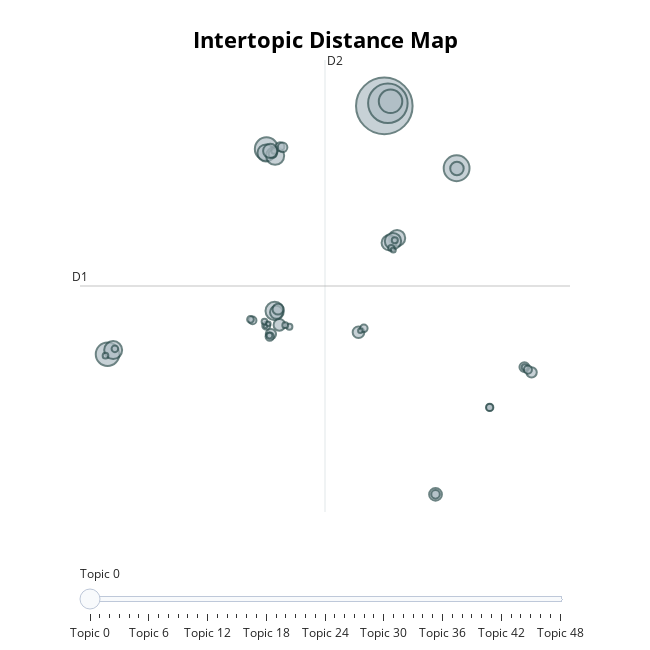

Notebook code for this chart:
### Code cell
bertopic_model.visualize_topics()

### Figure 1 — Plotly figure (JSON) as saved in the notebook; plotly's stock layout.template omitted (floating-point values rounded to 4 significant figures; data arrays with more than 128 entries replaced by an {"elided": "..."} marker saying what was removed)
{"data": [{"customdata": {"elided": "49x3 mixed values"}, "hovertemplate": "<b>Topic %{customdata[0]}</b><br>%{customdata[1]}<br>Size: %{customdata[2]}", "legendgroup": "", "marker": {"color": "#B0BEC5", "line": {"color": "DarkSlateGrey", "width": 2}, "size": [136379, 28423, 23638, 66506, 13759, 14321, 23091, 23542, 11299, 12501, 9526, 7058, 7745, 13950, 4493, 6967, 5817, 5040, 4600, 3357, 5737, 4192, 2980, 2438, 2690, 3091, 11369, 2528, 3924, 1833, 1902, 1552, 1880, 1639, 1382, 2707, 1390, 2303, 1452, 893, 1598, 8736, 1641, 2774, 1426, 1073, 1388, 563, 907], "sizemode": "area", "sizeref": 85.24, "symbol": "circle"}, "mode": "markers", "name": "", "orientation": "v", "showlegend": false, "type": "scatter", "x": [6.012, 10.01, -9.288, 6.209, -8.978, -0.04823, -0.5022, 6.357, 6.718, -0.5264, 6.274, 0.04913, 10.03, -0.02393, -0.2565, 8.844, 4.586, 0.136, 14.15, 0.2436, 0.2117, 13.76, -0.3216, 4.88, -0.1597, 8.844, 6.491, -1.269, 0.389, 11.84, -8.881, 0.7647, -1.387, 13.78, -9.401, -0.5143, -0.3354, 11.84, -0.07319, 4.69, 6.592, -0.2929, 6.396, 13.95, 0.5352, 6.508, -0.6125, -0.5526, -0.3998], "xaxis": "x", "y": [20.44, 15.73, 1.711, 20.64, 2.022, 4.966, 17.19, 20.78, 10.47, 16.89, 10.11, 4.871, 15.72, 16.68, 3.227, -8.862, 3.367, 5.109, 0.3415, 17.37, 3.922, 0.738, 3.047, 3.666, 16.82, -8.862, 10.24, 4.262, 17.31, -2.301, 2.118, 3.783, 4.337, 0.7172, 1.598, 3.855, 3.112, -2.3, 17.05, 3.474, 10.3, 17.04, 9.722, 0.5454, 3.897, 9.576, 4.175, 3.817, 4.006], "yaxis": "y"}], "layout": {"annotations": [{"showarrow": false, "text": "D1", "x": -10.81, "y": 6.855, "yshift": 10}, {"showarrow": false, "text": "D2", "x": 2.733, "xshift": 10, "y": 23.9}], "height": 650, "hoverlabel": {"bgcolor": "white", "font": {"family": "Rockwell", "size": 16}}, "legend": {"itemsizing": "constant", "tracegroupgap": 0}, "margin": {"t": 60}, "shapes": [{"line": {"color": "#CFD8DC", "width": 2}, "type": "line", "x0": 2.733, "x1": 2.733, "y0": -10.19, "y1": 23.9}, {"line": {"color": "#9E9E9E", "width": 2}, "type": "line", "x0": -10.81, "x1": 16.28, "y0": 6.855, "y1": 6.855}], "sliders": [{"active": 0, "pad": {"t": 50}, "steps": [{"args": [{"marker.color": [["red", "#B0BEC5", "#B0BEC5", "#B0BEC5", "#B0BEC5", "#B0BEC5", "#B0BEC5", "#B0BEC5", "#B0BEC5", "#B0BEC5", "#B0BEC5", "#B0BEC5", "#B0BEC5", "#B0BEC5", "#B0BEC5", "#B0BEC5", "#B0BEC5", "#B0BEC5", "#B0BEC5", "#B0BEC5", "#B0BEC5", "#B0BEC5", "#B0BEC5", "#B0BEC5", "#B0BEC5", "#B0BEC5", "#B0BEC5", "#B0BEC5", "#B0BEC5", "#B0BEC5", "#B0BEC5", "#B0BEC5", "#B0BEC5", "#B0BEC5", "#B0BEC5", "#B0BEC5", "#B0BEC5", "#B0BEC5", "#B0BEC5", "#B0BEC5", "#B0BEC5", "#B0BEC5", "#B0BEC5", "#B0BEC5", "#B0BEC5", "#B0BEC5", "#B0BEC5", "#B0BEC5", "#B0BEC5"]]}], "label": "Topic 0", "method": "update"}, {"args": [{"marker.color": [["#B0BEC5", "red", "#B0BEC5", "#B0BEC5", "#B0BEC5", "#B0BEC5", "#B0BEC5", "#B0BEC5", "#B0BEC5", "#B0BEC5", "#B0BEC5", "#B0BEC5", "#B0BEC5", "#B0BEC5", "#B0BEC5", "#B0BEC5", "#B0BEC5", "#B0BEC5", "#B0BEC5", "#B0BEC5", "#B0BEC5", "#B0BEC5", "#B0BEC5", "#B0BEC5", "#B0BEC5", "#B0BEC5", "#B0BEC5", "#B0BEC5", "#B0BEC5", "#B0BEC5", "#B0BEC5", "#B0BEC5", "#B0BEC5", "#B0BEC5", "#B0BEC5", "#B0BEC5", "#B0BEC5", "#B0BEC5", "#B0BEC5", "#B0BEC5", "#B0BEC5", "#B0BEC5", "#B0BEC5", "#B0BEC5", "#B0BEC5", "#B0BEC5", "#B0BEC5", "#B0BEC5", "#B0BEC5"]]}], "label": "Topic 1", "method": "update"}, {"args": [{"marker.color": [["#B0BEC5", "#B0BEC5", "red", "#B0BEC5", "#B0BEC5", "#B0BEC5", "#B0BEC5", "#B0BEC5", "#B0BEC5", "#B0BEC5", "#B0BEC5", "#B0BEC5", "#B0BEC5", "#B0BEC5", "#B0BEC5", "#B0BEC5", "#B0BEC5", "#B0BEC5", "#B0BEC5", "#B0BEC5", "#B0BEC5", "#B0BEC5", "#B0BEC5", "#B0BEC5", "#B0BEC5", "#B0BEC5", "#B0BEC5", "#B0BEC5", "#B0BEC5", "#B0BEC5", "#B0BEC5", "#B0BEC5", "#B0BEC5", "#B0BEC5", "#B0BEC5", "#B0BEC5", "#B0BEC5", "#B0BEC5", "#B0BEC5", "#B0BEC5", "#B0BEC5", "#B0BEC5", "#B0BEC5", "#B0BEC5", "#B0BEC5", "#B0BEC5", "#B0BEC5", "#B0BEC5", "#B0BEC5"]]}], "label": "Topic 2", "method": "update"}, {"args": [{"marker.color": [["#B0BEC5", "#B0BEC5", "#B0BEC5", "red", "#B0BEC5", "#B0BEC5", "#B0BEC5", "#B0BEC5", "#B0BEC5", "#B0BEC5", "#B0BEC5", "#B0BEC5", "#B0BEC5", "#B0BEC5", "#B0BEC5", "#B0BEC5", "#B0BEC5", "#B0BEC5", "#B0BEC5", "#B0BEC5", "#B0BEC5", "#B0BEC5", "#B0BEC5", "#B0BEC5", "#B0BEC5", "#B0BEC5", "#B0BEC5", "#B0BEC5", "#B0BEC5", "#B0BEC5", "#B0BEC5", "#B0BEC5", "#B0BEC5", "#B0BEC5", "#B0BEC5", "#B0BEC5", "#B0BEC5", "#B0BEC5", "#B0BEC5", "#B0BEC5", "#B0BEC5", "#B0BEC5", "#B0BEC5", "#B0BEC5", "#B0BEC5", "#B0BEC5", "#B0BEC5", "#B0BEC5", "#B0BEC5"]]}], "label": "Topic 3", "method": "update"}, {"args": [{"marker.color": [["#B0BEC5", "#B0BEC5", "#B0BEC5", "#B0BEC5", "red", "#B0BEC5", "#B0BEC5", "#B0BEC5", "#B0BEC5", "#B0BEC5", "#B0BEC5", "#B0BEC5", "#B0BEC5", "#B0BEC5", "#B0BEC5", "#B0BEC5", "#B0BEC5", "#B0BEC5", "#B0BEC5", "#B0BEC5", "#B0BEC5", "#B0BEC5", "#B0BEC5", "#B0BEC5", "#B0BEC5", "#B0BEC5", "#B0BEC5", "#B0BEC5", "#B0BEC5", "#B0BEC5", "#B0BEC5", "#B0BEC5", "#B0BEC5", "#B0BEC5", "#B0BEC5", "#B0BEC5", "#B0BEC5", "#B0BEC5", "#B0BEC5", "#B0BEC5", "#B0BEC5", "#B0BEC5", "#B0BEC5", "#B0BEC5", "#B0BEC5", "#B0BEC5", "#B0BEC5", "#B0BEC5", "#B0BEC5"]]}], "label": "Topic 4", "method": "update"}, {"args": [{"marker.color": [["#B0BEC5", "#B0BEC5", "#B0BEC5", "#B0BEC5", "#B0BEC5", "red", "#B0BEC5", "#B0BEC5", "#B0BEC5", "#B0BEC5", "#B0BEC5", "#B0BEC5", "#B0BEC5", "#B0BEC5", "#B0BEC5", "#B0BEC5", "#B0BEC5", "#B0BEC5", "#B0BEC5", "#B0BEC5", "#B0BEC5", "#B0BEC5", "#B0BEC5", "#B0BEC5", "#B0BEC5", "#B0BEC5", "#B0BEC5", "#B0BEC5", "#B0BEC5", "#B0BEC5", "#B0BEC5", "#B0BEC5", "#B0BEC5", "#B0BEC5", "#B0BEC5", "#B0BEC5", "#B0BEC5", "#B0BEC5", "#B0BEC5", "#B0BEC5", "#B0BEC5", "#B0BEC5", "#B0BEC5", "#B0BEC5", "#B0BEC5", "#B0BEC5", "#B0BEC5", "#B0BEC5", "#B0BEC5"]]}], "label": "Topic 5", "method": "update"}, {"args": [{"marker.color": [["#B0BEC5", "#B0BEC5", "#B0BEC5", "#B0BEC5", "#B0BEC5", "#B0BEC5", "red", "#B0BEC5", "#B0BEC5", "#B0BEC5", "#B0BEC5", "#B0BEC5", "#B0BEC5", "#B0BEC5", "#B0BEC5", "#B0BEC5", "#B0BEC5", "#B0BEC5", "#B0BEC5", "#B0BEC5", "#B0BEC5", "#B0BEC5", "#B0BEC5", "#B0BEC5", "#B0BEC5", "#B0BEC5", "#B0BEC5", "#B0BEC5", "#B0BEC5", "#B0BEC5", "#B0BEC5", "#B0BEC5", "#B0BEC5", "#B0BEC5", "#B0BEC5", "#B0BEC5", "#B0BEC5", "#B0BEC5", "#B0BEC5", "#B0BEC5", "#B0BEC5", "#B0BEC5", "#B0BEC5", "#B0BEC5", "#B0BEC5", "#B0BEC5", "#B0BEC5", "#B0BEC5", "#B0BEC5"]]}], "label": "Topic 6", "method": "update"}, {"args": [{"marker.color": [["#B0BEC5", "#B0BEC5", "#B0BEC5", "#B0BEC5", "#B0BEC5", "#B0BEC5", "#B0BEC5", "red", "#B0BEC5", "#B0BEC5", "#B0BEC5", "#B0BEC5", "#B0BEC5", "#B0BEC5", "#B0BEC5", "#B0BEC5", "#B0BEC5", "#B0BEC5", "#B0BEC5", "#B0BEC5", "#B0BEC5", "#B0BEC5", "#B0BEC5", "#B0BEC5", "#B0BEC5", "#B0BEC5", "#B0BEC5", "#B0BEC5", "#B0BEC5", "#B0BEC5", "#B0BEC5", "#B0BEC5", "#B0BEC5", "#B0BEC5", "#B0BEC5", "#B0BEC5", "#B0BEC5", "#B0BEC5", "#B0BEC5", "#B0BEC5", "#B0BEC5", "#B0BEC5", "#B0BEC5", "#B0BEC5", "#B0BEC5", "#B0BEC5", "#B0BEC5", "#B0BEC5", "#B0BEC5"]]}], "label": "Topic 7", "method": "update"}, {"args": [{"marker.color": [["#B0BEC5", "#B0BEC5", "#B0BEC5", "#B0BEC5", "#B0BEC5", "#B0BEC5", "#B0BEC5", "#B0BEC5", "red", "#B0BEC5", "#B0BEC5", "#B0BEC5", "#B0BEC5", "#B0BEC5", "#B0BEC5", "#B0BEC5", "#B0BEC5", "#B0BEC5", "#B0BEC5", "#B0BEC5", "#B0BEC5", "#B0BEC5", "#B0BEC5", "#B0BEC5", "#B0BEC5", "#B0BEC5", "#B0BEC5", "#B0BEC5", "#B0BEC5", "#B0BEC5", "#B0BEC5", "#B0BEC5", "#B0BEC5", "#B0BEC5", "#B0BEC5", "#B0BEC5", "#B0BEC5", "#B0BEC5", "#B0BEC5", "#B0BEC5", "#B0BEC5", "#B0BEC5", "#B0BEC5", "#B0BEC5", "#B0BEC5", "#B0BEC5", "#B0BEC5", "#B0BEC5", "#B0BEC5"]]}], "label": "Topic 8", "method": "update"}, {"args": [{"marker.color": [["#B0BEC5", "#B0BEC5", "#B0BEC5", "#B0BEC5", "#B0BEC5", "#B0BEC5", "#B0BEC5", "#B0BEC5", "#B0BEC5", "red", "#B0BEC5", "#B0BEC5", "#B0BEC5", "#B0BEC5", "#B0BEC5", "#B0BEC5", "#B0BEC5", "#B0BEC5", "#B0BEC5", "#B0BEC5", "#B0BEC5", "#B0BEC5", "#B0BEC5", "#B0BEC5", "#B0BEC5", "#B0BEC5", "#B0BEC5", "#B0BEC5", "#B0BEC5", "#B0BEC5", "#B0BEC5", "#B0BEC5", "#B0BEC5", "#B0BEC5", "#B0BEC5", "#B0BEC5", "#B0BEC5", "#B0BEC5", "#B0BEC5", "#B0BEC5", "#B0BEC5", "#B0BEC5", "#B0BEC5", "#B0BEC5", "#B0BEC5", "#B0BEC5", "#B0BEC5", "#B0BEC5", "#B0BEC5"]]}], "label": "Topic 9", "method": "update"}, {"args": [{"marker.color": [["#B0BEC5", "#B0BEC5", "#B0BEC5", "#B0BEC5", "#B0BEC5", "#B0BEC5", "#B0BEC5", "#B0BEC5", "#B0BEC5", "#B0BEC5", "red", "#B0BEC5", "#B0BEC5", "#B0BEC5", "#B0BEC5", "#B0BEC5", "#B0BEC5", "#B0BEC5", "#B0BEC5", "#B0BEC5", "#B0BEC5", "#B0BEC5", "#B0BEC5", "#B0BEC5", "#B0BEC5", "#B0BEC5", "#B0BEC5", "#B0BEC5", "#B0BEC5", "#B0BEC5", "#B0BEC5", "#B0BEC5", "#B0BEC5", "#B0BEC5", "#B0BEC5", "#B0BEC5", "#B0BEC5", "#B0BEC5", "#B0BEC5", "#B0BEC5", "#B0BEC5", "#B0BEC5", "#B0BEC5", "#B0BEC5", "#B0BEC5", "#B0BEC5", "#B0BEC5", "#B0BEC5", "#B0BEC5"]]}], "label": "Topic 10", "method": "update"}, {"args": [{"marker.color": [["#B0BEC5", "#B0BEC5", "#B0BEC5", "#B0BEC5", "#B0BEC5", "#B0BEC5", "#B0BEC5", "#B0BEC5", "#B0BEC5", "#B0BEC5", "#B0BEC5", "red", "#B0BEC5", "#B0BEC5", "#B0BEC5", "#B0BEC5", "#B0BEC5", "#B0BEC5", "#B0BEC5", "#B0BEC5", "#B0BEC5", "#B0BEC5", "#B0BEC5", "#B0BEC5", "#B0BEC5", "#B0BEC5", "#B0BEC5", "#B0BEC5", "#B0BEC5", "#B0BEC5", "#B0BEC5", "#B0BEC5", "#B0BEC5", "#B0BEC5", "#B0BEC5", "#B0BEC5", "#B0BEC5", "#B0BEC5", "#B0BEC5", "#B0BEC5", "#B0BEC5", "#B0BEC5", "#B0BEC5", "#B0BEC5", "#B0BEC5", "#B0BEC5", "#B0BEC5", "#B0BEC5", "#B0BEC5"]]}], "label": "Topic 11", "method": "update"}, {"args": [{"marker.color": [["#B0BEC5", "#B0BEC5", "#B0BEC5", "#B0BEC5", "#B0BEC5", "#B0BEC5", "#B0BEC5", "#B0BEC5", "#B0BEC5", "#B0BEC5", "#B0BEC5", "#B0BEC5", "red", "#B0BEC5", "#B0BEC5", "#B0BEC5", "#B0BEC5", "#B0BEC5", "#B0BEC5", "#B0BEC5", "#B0BEC5", "#B0BEC5", "#B0BEC5", "#B0BEC5", "#B0BEC5", "#B0BEC5", "#B0BEC5", "#B0BEC5", "#B0BEC5", "#B0BEC5", "#B0BEC5", "#B0BEC5", "#B0BEC5", "#B0BEC5", "#B0BEC5", "#B0BEC5", "#B0BEC5", "#B0BEC5", "#B0BEC5", "#B0BEC5", "#B0BEC5", "#B0BEC5", "#B0BEC5", "#B0BEC5", "#B0BEC5", "#B0BEC5", "#B0BEC5", "#B0BEC5", "#B0BEC5"]]}], "label": "Topic 12", "method": "update"}, {"args": [{"marker.color": [["#B0BEC5", "#B0BEC5", "#B0BEC5", "#B0BEC5", "#B0BEC5", "#B0BEC5", "#B0BEC5", "#B0BEC5", "#B0BEC5", "#B0BEC5", "#B0BEC5", "#B0BEC5", "#B0BEC5", "red", "#B0BEC5", "#B0BEC5", "#B0BEC5", "#B0BEC5", "#B0BEC5", "#B0BEC5", "#B0BEC5", "#B0BEC5", "#B0BEC5", "#B0BEC5", "#B0BEC5", "#B0BEC5", "#B0BEC5", "#B0BEC5", "#B0BEC5", "#B0BEC5", "#B0BEC5", "#B0BEC5", "#B0BEC5", "#B0BEC5", "#B0BEC5", "#B0BEC5", "#B0BEC5", "#B0BEC5", "#B0BEC5", "#B0BEC5", "#B0BEC5", "#B0BEC5", "#B0BEC5", "#B0BEC5", "#B0BEC5", "#B0BEC5", "#B0BEC5", "#B0BEC5", "#B0BEC5"]]}], "label": "Topic 13", "method": "update"}, {"args": [{"marker.color": [["#B0BEC5", "#B0BEC5", "#B0BEC5", "#B0BEC5", "#B0BEC5", "#B0BEC5", "#B0BEC5", "#B0BEC5", "#B0BEC5", "#B0BEC5", "#B0BEC5", "#B0BEC5", "#B0BEC5", "#B0BEC5", "red", "#B0BEC5", "#B0BEC5", "#B0BEC5", "#B0BEC5", "#B0BEC5", "#B0BEC5", "#B0BEC5", "#B0BEC5", "#B0BEC5", "#B0BEC5", "#B0BEC5", "#B0BEC5", "#B0BEC5", "#B0BEC5", "#B0BEC5", "#B0BEC5", "#B0BEC5", "#B0BEC5", "#B0BEC5", "#B0BEC5", "#B0BEC5", "#B0BEC5", "#B0BEC5", "#B0BEC5", "#B0BEC5", "#B0BEC5", "#B0BEC5", "#B0BEC5", "#B0BEC5", "#B0BEC5", "#B0BEC5", "#B0BEC5", "#B0BEC5", "#B0BEC5"]]}], "label": "Topic 14", "method": "update"}, {"args": [{"marker.color": [["#B0BEC5", "#B0BEC5", "#B0BEC5", "#B0BEC5", "#B0BEC5", "#B0BEC5", "#B0BEC5", "#B0BEC5", "#B0BEC5", "#B0BEC5", "#B0BEC5", "#B0BEC5", "#B0BEC5", "#B0BEC5", "#B0BEC5", "red", "#B0BEC5", "#B0BEC5", "#B0BEC5", "#B0BEC5", "#B0BEC5", "#B0BEC5", "#B0BEC5", "#B0BEC5", "#B0BEC5", "#B0BEC5", "#B0BEC5", "#B0BEC5", "#B0BEC5", "#B0BEC5", "#B0BEC5", "#B0BEC5", "#B0BEC5", "#B0BEC5", "#B0BEC5", "#B0BEC5", "#B0BEC5", "#B0BEC5", "#B0BEC5", "#B0BEC5", "#B0BEC5", "#B0BEC5", "#B0BEC5", "#B0BEC5", "#B0BEC5", "#B0BEC5", "#B0BEC5", "#B0BEC5", "#B0BEC5"]]}], "label": "Topic 15", "method": "update"}, {"args": [{"marker.color": [["#B0BEC5", "#B0BEC5", "#B0BEC5", "#B0BEC5", "#B0BEC5", "#B0BEC5", "#B0BEC5", "#B0BEC5", "#B0BEC5", "#B0BEC5", "#B0BEC5", "#B0BEC5", "#B0BEC5", "#B0BEC5", "#B0BEC5", "#B0BEC5", "red", "#B0BEC5", "#B0BEC5", "#B0BEC5", "#B0BEC5", "#B0BEC5", "#B0BEC5", "#B0BEC5", "#B0BEC5", "#B0BEC5", "#B0BEC5", "#B0BEC5", "#B0BEC5", "#B0BEC5", "#B0BEC5", "#B0BEC5", "#B0BEC5", "#B0BEC5", "#B0BEC5", "#B0BEC5", "#B0BEC5", "#B0BEC5", "#B0BEC5", "#B0BEC5", "#B0BEC5", "#B0BEC5", "#B0BEC5", "#B0BEC5", "#B0BEC5", "#B0BEC5", "#B0BEC5", "#B0BEC5", "#B0BEC5"]]}], "label": "Topic 16", "method": "update"}, {"args": [{"marker.color": [["#B0BEC5", "#B0BEC5", "#B0BEC5", "#B0BEC5", "#B0BEC5", "#B0BEC5", "#B0BEC5", "#B0BEC5", "#B0BEC5", "#B0BEC5", "#B0BEC5", "#B0BEC5", "#B0BEC5", "#B0BEC5", "#B0BEC5", "#B0BEC5", "#B0BEC5", "red", "#B0BEC5", "#B0BEC5", "#B0BEC5", "#B0BEC5", "#B0BEC5", "#B0BEC5", "#B0BEC5", "#B0BEC5", "#B0BEC5", "#B0BEC5", "#B0BEC5", "#B0BEC5", "#B0BEC5", "#B0BEC5", "#B0BEC5", "#B0BEC5", "#B0BEC5", "#B0BEC5", "#B0BEC5", "#B0BEC5", "#B0BEC5", "#B0BEC5", "#B0BEC5", "#B0BEC5", "#B0BEC5", "#B0BEC5", "#B0BEC5", "#B0BEC5", "#B0BEC5", "#B0BEC5", "#B0BEC5"]]}], "label": "Topic 17", "method": "update"}, {"args": [{"marker.color": [["#B0BEC5", "#B0BEC5", "#B0BEC5", "#B0BEC5", "#B0BEC5", "#B0BEC5", "#B0BEC5", "#B0BEC5", "#B0BEC5", "#B0BEC5", "#B0BEC5", "#B0BEC5", "#B0BEC5", "#B0BEC5", "#B0BEC5", "#B0BEC5", "#B0BEC5", "#B0BEC5", "red", "#B0BEC5", "#B0BEC5", "#B0BEC5", "#B0BEC5", "#B0BEC5", "#B0BEC5", "#B0BEC5", "#B0BEC5", "#B0BEC5", "#B0BEC5", "#B0BEC5", "#B0BEC5", "#B0BEC5", "#B0BEC5", "#B0BEC5", "#B0BEC5", "#B0BEC5", "#B0BEC5", "#B0BEC5", "#B0BEC5", "#B0BEC5", "#B0BEC5", "#B0BEC5", "#B0BEC5", "#B0BEC5", "#B0BEC5", "#B0BEC5", "#B0BEC5", "#B0BEC5", "#B0BEC5"]]}], "label": "Topic 18", "method": "update"}, {"args": [{"marker.color": [["#B0BEC5", "#B0BEC5", "#B0BEC5", "#B0BEC5", "#B0BEC5", "#B0BEC5", "#B0BEC5", "#B0BEC5", "#B0BEC5", "#B0BEC5", "#B0BEC5", "#B0BEC5", "#B0BEC5", "#B0BEC5", "#B0BEC5", "#B0BEC5", "#B0BEC5", "#B0BEC5", "#B0BEC5", "red", "#B0BEC5", "#B0BEC5", "#B0BEC5", "#B0BEC5", "#B0BEC5", "#B0BEC5", "#B0BEC5", "#B0BEC5", "#B0BEC5", "#B0BEC5", "#B0BEC5", "#B0BEC5", "#B0BEC5", "#B0BEC5", "#B0BEC5", "#B0BEC5", "#B0BEC5", "#B0BEC5", "#B0BEC5", "#B0BEC5", "#B0BEC5", "#B0BEC5", "#B0BEC5", "#B0BEC5", "#B0BEC5", "#B0BEC5", "#B0BEC5", "#B0BEC5", "#B0BEC5"]]}], "label": "Topic 19", "method": "update"}, {"args": [{"marker.color": [["#B0BEC5", "#B0BEC5", "#B0BEC5", "#B0BEC5", "#B0BEC5", "#B0BEC5", "#B0BEC5", "#B0BEC5", "#B0BEC5", "#B0BEC5", "#B0BEC5", "#B0BEC5", "#B0BEC5", "#B0BEC5", "#B0BEC5", "#B0BEC5", "#B0BEC5", "#B0BEC5", "#B0BEC5", "#B0BEC5", "red", "#B0BEC5", "#B0BEC5", "#B0BEC5", "#B0BEC5", "#B0BEC5", "#B0BEC5", "#B0BEC5", "#B0BEC5", "#B0BEC5", "#B0BEC5", "#B0BEC5", "#B0BEC5", "#B0BEC5", "#B0BEC5", "#B0BEC5", "#B0BEC5", "#B0BEC5", "#B0BEC5", "#B0BEC5", "#B0BEC5", "#B0BEC5", "#B0BEC5", "#B0BEC5", "#B0BEC5", "#B0BEC5", "#B0BEC5", "#B0BEC5", "#B0BEC5"]]}], "label": "Topic 20", "method": "update"}, {"args": [{"marker.color": [["#B0BEC5", "#B0BEC5", "#B0BEC5", "#B0BEC5", "#B0BEC5", "#B0BEC5", "#B0BEC5", "#B0BEC5", "#B0BEC5", "#B0BEC5", "#B0BEC5", "#B0BEC5", "#B0BEC5", "#B0BEC5", "#B0BEC5", "#B0BEC5", "#B0BEC5", "#B0BEC5", "#B0BEC5", "#B0BEC5", "#B0BEC5", "red", "#B0BEC5", "#B0BEC5", "#B0BEC5", "#B0BEC5", "#B0BEC5", "#B0BEC5", "#B0BEC5", "#B0BEC5", "#B0BEC5", "#B0BEC5", "#B0BEC5", "#B0BEC5", "#B0BEC5", "#B0BEC5", "#B0BEC5", "#B0BEC5", "#B0BEC5", "#B0BEC5", "#B0BEC5", "#B0BEC5", "#B0BEC5", "#B0BEC5", "#B0BEC5", "#B0BEC5", "#B0BEC5", "#B0BEC5", "#B0BEC5"]]}], "label": "Topic 21", "method": "update"}, {"args": [{"marker.color": [["#B0BEC5", "#B0BEC5", "#B0BEC5", "#B0BEC5", "#B0BEC5", "#B0BEC5", "#B0BEC5", "#B0BEC5", "#B0BEC5", "#B0BEC5", "#B0BEC5", "#B0BEC5", "#B0BEC5", "#B0BEC5", "#B0BEC5", "#B0BEC5", "#B0BEC5", "#B0BEC5", "#B0BEC5", "#B0BEC5", "#B0BEC5", "#B0BEC5", "red", "#B0BEC5", "#B0BEC5", "#B0BEC5", "#B0BEC5", "#B0BEC5", "#B0BEC5", "#B0BEC5", "#B0BEC5", "#B0BEC5", "#B0BEC5", "#B0BEC5", "#B0BEC5", "#B0BEC5", "#B0BEC5", "#B0BEC5", "#B0BEC5", "#B0BEC5", "#B0BEC5", "#B0BEC5", "#B0BEC5", "#B0BEC5", "#B0BEC5", "#B0BEC5", "#B0BEC5", "#B0BEC5", "#B0BEC5"]]}], "label": "Topic 22", "method": "update"}, {"args": [{"marker.color": [["#B0BEC5", "#B0BEC5", "#B0BEC5", "#B0BEC5", "#B0BEC5", "#B0BEC5", "#B0BEC5", "#B0BEC5", "#B0BEC5", "#B0BEC5", "#B0BEC5", "#B0BEC5", "#B0BEC5", "#B0BEC5", "#B0BEC5", "#B0BEC5", "#B0BEC5", "#B0BEC5", "#B0BEC5", "#B0BEC5", "#B0BEC5", "#B0BEC5", "#B0BEC5", "red", "#B0BEC5", "#B0BEC5", "#B0BEC5", "#B0BEC5", "#B0BEC5", "#B0BEC5", "#B0BEC5", "#B0BEC5", "#B0BEC5", "#B0BEC5", "#B0BEC5", "#B0BEC5", "#B0BEC5", "#B0BEC5", "#B0BEC5", "#B0BEC5", "#B0BEC5", "#B0BEC5", "#B0BEC5", "#B0BEC5", "#B0BEC5", "#B0BEC5", "#B0BEC5", "#B0BEC5", "#B0BEC5"]]}], "label": "Topic 23", "method": "update"}, {"args": [{"marker.color": [["#B0BEC5", "#B0BEC5", "#B0BEC5", "#B0BEC5", "#B0BEC5", "#B0BEC5", "#B0BEC5", "#B0BEC5", "#B0BEC5", "#B0BEC5", "#B0BEC5", "#B0BEC5", "#B0BEC5", "#B0BEC5", "#B0BEC5", "#B0BEC5", "#B0BEC5", "#B0BEC5", "#B0BEC5", "#B0BEC5", "#B0BEC5", "#B0BEC5", "#B0BEC5", "#B0BEC5", "red", "#B0BEC5", "#B0BEC5", "#B0BEC5", "#B0BEC5", "#B0BEC5", "#B0BEC5", "#B0BEC5", "#B0BEC5", "#B0BEC5", "#B0BEC5", "#B0BEC5", "#B0BEC5", "#B0BEC5", "#B0BEC5", "#B0BEC5", "#B0BEC5", "#B0BEC5", "#B0BEC5", "#B0BEC5", "#B0BEC5", "#B0BEC5", "#B0BEC5", "#B0BEC5", "#B0BEC5"]]}], "label": "Topic 24", "method": "update"}, {"args": [{"marker.color": [["#B0BEC5", "#B0BEC5", "#B0BEC5", "#B0BEC5", "#B0BEC5", "#B0BEC5", "#B0BEC5", "#B0BEC5", "#B0BEC5", "#B0BEC5", "#B0BEC5", "#B0BEC5", "#B0BEC5", "#B0BEC5", "#B0BEC5", "#B0BEC5", "#B0BEC5", "#B0BEC5", "#B0BEC5", "#B0BEC5", "#B0BEC5", "#B0BEC5", "#B0BEC5", "#B0BEC5", "#B0BEC5", "red", "#B0BEC5", "#B0BEC5", "#B0BEC5", "#B0BEC5", "#B0BEC5", "#B0BEC5", "#B0BEC5", "#B0BEC5", "#B0BEC5", "#B0BEC5", "#B0BEC5", "#B0BEC5", "#B0BEC5", "#B0BEC5", "#B0BEC5", "#B0BEC5", "#B0BEC5", "#B0BEC5", "#B0BEC5", "#B0BEC5", "#B0BEC5", "#B0BEC5", "#B0BEC5"]]}], "label": "Topic 25", "method": "update"}, {"args": [{"marker.color": [["#B0BEC5", "#B0BEC5", "#B0BEC5", "#B0BEC5", "#B0BEC5", "#B0BEC5", "#B0BEC5", "#B0BEC5", "#B0BEC5", "#B0BEC5", "#B0BEC5", "#B0BEC5", "#B0BEC5", "#B0BEC5", "#B0BEC5", "#B0BEC5", "#B0BEC5", "#B0BEC5", "#B0BEC5", "#B0BEC5", "#B0BEC5", "#B0BEC5", "#B0BEC5", "#B0BEC5", "#B0BEC5", "#B0BEC5", "red", "#B0BEC5", "#B0BEC5", "#B0BEC5", "#B0BEC5", "#B0BEC5", "#B0BEC5", "#B0BEC5", "#B0BEC5", "#B0BEC5", "#B0BEC5", "#B0BEC5", "#B0BEC5", "#B0BEC5", "#B0BEC5", "#B0BEC5", "#B0BEC5", "#B0BEC5", "#B0BEC5", "#B0BEC5", "#B0BEC5", "#B0BEC5", "#B0BEC5"]]}], "label": "Topic 26", "method": "update"}, {"args": [{"marker.color": [["#B0BEC5", "#B0BEC5", "#B0BEC5", "#B0BEC5", "#B0BEC5", "#B0BEC5", "#B0BEC5", "#B0BEC5", "#B0BEC5", "#B0BEC5", "#B0BEC5", "#B0BEC5", "#B0BEC5", "#B0BEC5", "#B0BEC5", "#B0BEC5", "#B0BEC5", "#B0BEC5", "#B0BEC5", "#B0BEC5", "#B0BEC5", "#B0BEC5", "#B0BEC5", "#B0BEC5", "#B0BEC5", "#B0BEC5", "#B0BEC5", "red", "#B0BEC5", "#B0BEC5", "#B0BEC5", "#B0BEC5", "#B0BEC5", "#B0BEC5", "#B0BEC5", "#B0BEC5", "#B0BEC5", "#B0BEC5", "#B0BEC5", "#B0BEC5", "#B0BEC5", "#B0BEC5", "#B0BEC5", "#B0BEC5", "#B0BEC5", "#B0BEC5", "#B0BEC5", "#B0BEC5", "#B0BEC5"]]}], "label": "Topic 27", "method": "update"}, {"args": [{"marker.color": [["#B0BEC5", "#B0BEC5", "#B0BEC5", "#B0BEC5", "#B0BEC5", "#B0BEC5", "#B0BEC5", "#B0BEC5", "#B0BEC5", "#B0BEC5", "#B0BEC5", "#B0BEC5", "#B0BEC5", "#B0BEC5", "#B0BEC5", "#B0BEC5", "#B0BEC5", "#B0BEC5", "#B0BEC5", "#B0BEC5", "#B0BEC5", "#B0BEC5", "#B0BEC5", "#B0BEC5", "#B0BEC5", "#B0BEC5", "#B0BEC5", "#B0BEC5", "red", "#B0BEC5", "#B0BEC5", "#B0BEC5", "#B0BEC5", "#B0BEC5", "#B0BEC5", "#B0BEC5", "#B0BEC5", "#B0BEC5", "#B0BEC5", "#B0BEC5", "#B0BEC5", "#B0BEC5", "#B0BEC5", "#B0BEC5", "#B0BEC5", "#B0BEC5", "#B0BEC5", "#B0BEC5", "#B0BEC5"]]}], "label": "Topic 28", "method": "update"}, {"args": [{"marker.color": [["#B0BEC5", "#B0BEC5", "#B0BEC5", "#B0BEC5", "#B0BEC5", "#B0BEC5", "#B0BEC5", "#B0BEC5", "#B0BEC5", "#B0BEC5", "#B0BEC5", "#B0BEC5", "#B0BEC5", "#B0BEC5", "#B0BEC5", "#B0BEC5", "#B0BEC5", "#B0BEC5", "#B0BEC5", "#B0BEC5", "#B0BEC5", "#B0BEC5", "#B0BEC5", "#B0BEC5", "#B0BEC5", "#B0BEC5", "#B0BEC5", "#B0BEC5", "#B0BEC5", "red", "#B0BEC5", "#B0BEC5", "#B0BEC5", "#B0BEC5", "#B0BEC5", "#B0BEC5", "#B0BEC5", "#B0BEC5", "#B0BEC5", "#B0BEC5", "#B0BEC5", "#B0BEC5", "#B0BEC5", "#B0BEC5", "#B0BEC5", "#B0BEC5", "#B0BEC5", "#B0BEC5", "#B0BEC5"]]}], "label": "Topic 29", "method": "update"}, {"args": [{"marker.color": [["#B0BEC5", "#B0BEC5", "#B0BEC5", "#B0BEC5", "#B0BEC5", "#B0BEC5", "#B0BEC5", "#B0BEC5", "#B0BEC5", "#B0BEC5", "#B0BEC5", "#B0BEC5", "#B0BEC5", "#B0BEC5", "#B0BEC5", "#B0BEC5", "#B0BEC5", "#B0BEC5", "#B0BEC5", "#B0BEC5", "#B0BEC5", "#B0BEC5", "#B0BEC5", "#B0BEC5", "#B0BEC5", "#B0BEC5", "#B0BEC5", "#B0BEC5", "#B0BEC5", "#B0BEC5", "red", "#B0BEC5", "#B0BEC5", "#B0BEC5", "#B0BEC5", "#B0BEC5", "#B0BEC5", "#B0BEC5", "#B0BEC5", "#B0BEC5", "#B0BEC5", "#B0BEC5", "#B0BEC5", "#B0BEC5", "#B0BEC5", "#B0BEC5", "#B0BEC5", "#B0BEC5", "#B0BEC5"]]}], "label": "Topic 30", "method": "update"}, {"args": [{"marker.color": [["#B0BEC5", "#B0BEC5", "#B0BEC5", "#B0BEC5", "#B0BEC5", "#B0BEC5", "#B0BEC5", "#B0BEC5", "#B0BEC5", "#B0BEC5", "#B0BEC5", "#B0BEC5", "#B0BEC5", "#B0BEC5", "#B0BEC5", "#B0BEC5", "#B0BEC5", "#B0BEC5", "#B0BEC5", "#B0BEC5", "#B0BEC5", "#B0BEC5", "#B0BEC5", "#B0BEC5", "#B0BEC5", "#B0BEC5", "#B0BEC5", "#B0BEC5", "#B0BEC5", "#B0BEC5", "#B0BEC5", "red", "#B0BEC5", "#B0BEC5", "#B0BEC5", "#B0BEC5", "#B0BEC5", "#B0BEC5", "#B0BEC5", "#B0BEC5", "#B0BEC5", "#B0BEC5", "#B0BEC5", "#B0BEC5", "#B0BEC5", "#B0BEC5", "#B0BEC5", "#B0BEC5", "#B0BEC5"]]}], "label": "Topic 31", "method": "update"}, {"args": [{"marker.color": [["#B0BEC5", "#B0BEC5", "#B0BEC5", "#B0BEC5", "#B0BEC5", "#B0BEC5", "#B0BEC5", "#B0BEC5", "#B0BEC5", "#B0BEC5", "#B0BEC5", "#B0BEC5", "#B0BEC5", "#B0BEC5", "#B0BEC5", "#B0BEC5", "#B0BEC5", "#B0BEC5", "#B0BEC5", "#B0BEC5", "#B0BEC5", "#B0BEC5", "#B0BEC5", "#B0BEC5", "#B0BEC5", "#B0BEC5", "#B0BEC5", "#B0BEC5", "#B0BEC5", "#B0BEC5", "#B0BEC5", "#B0BEC5", "red", "#B0BEC5", "#B0BEC5", "#B0BEC5", "#B0BEC5", "#B0BEC5", "#B0BEC5", "#B0BEC5", "#B0BEC5", "#B0BEC5", "#B0BEC5", "#B0BEC5", "#B0BEC5", "#B0BEC5", "#B0BEC5", "#B0BEC5", "#B0BEC5"]]}], "label": "Topic 32", "method": "update"}, {"args": [{"marker.color": [["#B0BEC5", "#B0BEC5", "#B0BEC5", "#B0BEC5", "#B0BEC5", "#B0BEC5", "#B0BEC5", "#B0BEC5", "#B0BEC5", "#B0BEC5", "#B0BEC5", "#B0BEC5", "#B0BEC5", "#B0BEC5", "#B0BEC5", "#B0BEC5", "#B0BEC5", "#B0BEC5", "#B0BEC5", "#B0BEC5", "#B0BEC5", "#B0BEC5", "#B0BEC5", "#B0BEC5", "#B0BEC5", "#B0BEC5", "#B0BEC5", "#B0BEC5", "#B0BEC5", "#B0BEC5", "#B0BEC5", "#B0BEC5", "#B0BEC5", "red", "#B0BEC5", "#B0BEC5", "#B0BEC5", "#B0BEC5", "#B0BEC5", "#B0BEC5", "#B0BEC5", "#B0BEC5", "#B0BEC5", "#B0BEC5", "#B0BEC5", "#B0BEC5", "#B0BEC5", "#B0BEC5", "#B0BEC5"]]}], "label": "Topic 33", "method": "update"}, {"args": [{"marker.color": [["#B0BEC5", "#B0BEC5", "#B0BEC5", "#B0BEC5", "#B0BEC5", "#B0BEC5", "#B0BEC5", "#B0BEC5", "#B0BEC5", "#B0BEC5", "#B0BEC5", "#B0BEC5", "#B0BEC5", "#B0BEC5", "#B0BEC5", "#B0BEC5", "#B0BEC5", "#B0BEC5", "#B0BEC5", "#B0BEC5", "#B0BEC5", "#B0BEC5", "#B0BEC5", "#B0BEC5", "#B0BEC5", "#B0BEC5", "#B0BEC5", "#B0BEC5", "#B0BEC5", "#B0BEC5", "#B0BEC5", "#B0BEC5", "#B0BEC5", "#B0BEC5", "red", "#B0BEC5", "#B0BEC5", "#B0BEC5", "#B0BEC5", "#B0BEC5", "#B0BEC5", "#B0BEC5", "#B0BEC5", "#B0BEC5", "#B0BEC5", "#B0BEC5", "#B0BEC5", "#B0BEC5", "#B0BEC5"]]}], "label": "Topic 34", "method": "update"}, {"args": [{"marker.color": [["#B0BEC5", "#B0BEC5", "#B0BEC5", "#B0BEC5", "#B0BEC5", "#B0BEC5", "#B0BEC5", "#B0BEC5", "#B0BEC5", "#B0BEC5", "#B0BEC5", "#B0BEC5", "#B0BEC5", "#B0BEC5", "#B0BEC5", "#B0BEC5", "#B0BEC5", "#B0BEC5", "#B0BEC5", "#B0BEC5", "#B0BEC5", "#B0BEC5", "#B0BEC5", "#B0BEC5", "#B0BEC5", "#B0BEC5", "#B0BEC5", "#B0BEC5", "#B0BEC5", "#B0BEC5", "#B0BEC5", "#B0BEC5", "#B0BEC5", "#B0BEC5", "#B0BEC5", "red", "#B0BEC5", "#B0BEC5", "#B0BEC5", "#B0BEC5", "#B0BEC5", "#B0BEC5", "#B0BEC5", "#B0BEC5", "#B0BEC5", "#B0BEC5", "#B0BEC5", "#B0BEC5", "#B0BEC5"]]}], "label": "Topic 35", "method": "update"}, {"args": [{"marker.color": [["#B0BEC5", "#B0BEC5", "#B0BEC5", "#B0BEC5", "#B0BEC5", "#B0BEC5", "#B0BEC5", "#B0BEC5", "#B0BEC5", "#B0BEC5", "#B0BEC5", "#B0BEC5", "#B0BEC5", "#B0BEC5", "#B0BEC5", "#B0BEC5", "#B0BEC5", "#B0BEC5", "#B0BEC5", "#B0BEC5", "#B0BEC5", "#B0BEC5", "#B0BEC5", "#B0BEC5", "#B0BEC5", "#B0BEC5", "#B0BEC5", "#B0BEC5", "#B0BEC5", "#B0BEC5", "#B0BEC5", "#B0BEC5", "#B0BEC5", "#B0BEC5", "#B0BEC5", "#B0BEC5", "red", "#B0BEC5", "#B0BEC5", "#B0BEC5", "#B0BEC5", "#B0BEC5", "#B0BEC5", "#B0BEC5", "#B0BEC5", "#B0BEC5", "#B0BEC5", "#B0BEC5", "#B0BEC5"]]}], "label": "Topic 36", "method": "update"}, {"args": [{"marker.color": [["#B0BEC5", "#B0BEC5", "#B0BEC5", "#B0BEC5", "#B0BEC5", "#B0BEC5", "#B0BEC5", "#B0BEC5", "#B0BEC5", "#B0BEC5", "#B0BEC5", "#B0BEC5", "#B0BEC5", "#B0BEC5", "#B0BEC5", "#B0BEC5", "#B0BEC5", "#B0BEC5", "#B0BEC5", "#B0BEC5", "#B0BEC5", "#B0BEC5", "#B0BEC5", "#B0BEC5", "#B0BEC5", "#B0BEC5", "#B0BEC5", "#B0BEC5", "#B0BEC5", "#B0BEC5", "#B0BEC5", "#B0BEC5", "#B0BEC5", "#B0BEC5", "#B0BEC5", "#B0BEC5", "#B0BEC5", "red", "#B0BEC5", "#B0BEC5", "#B0BEC5", "#B0BEC5", "#B0BEC5", "#B0BEC5", "#B0BEC5", "#B0BEC5", "#B0BEC5", "#B0BEC5", "#B0BEC5"]]}], "label": "Topic 37", "method": "update"}, {"args": [{"marker.color": [["#B0BEC5", "#B0BEC5", "#B0BEC5", "#B0BEC5", "#B0BEC5", "#B0BEC5", "#B0BEC5", "#B0BEC5", "#B0BEC5", "#B0BEC5", "#B0BEC5", "#B0BEC5", "#B0BEC5", "#B0BEC5", "#B0BEC5", "#B0BEC5", "#B0BEC5", "#B0BEC5", "#B0BEC5", "#B0BEC5", "#B0BEC5", "#B0BEC5", "#B0BEC5", "#B0BEC5", "#B0BEC5", "#B0BEC5", "#B0BEC5", "#B0BEC5", "#B0BEC5", "#B0BEC5", "#B0BEC5", "#B0BEC5", "#B0BEC5", "#B0BEC5", "#B0BEC5", "#B0BEC5", "#B0BEC5", "#B0BEC5", "red", "#B0BEC5", "#B0BEC5", "#B0BEC5", "#B0BEC5", "#B0BEC5", "#B0BEC5", "#B0BEC5", "#B0BEC5", "#B0BEC5", "#B0BEC5"]]}], "label": "Topic 38", "method": "update"}, {"args": [{"marker.color": [["#B0BEC5", "#B0BEC5", "#B0BEC5", "#B0BEC5", "#B0BEC5", "#B0BEC5", "#B0BEC5", "#B0BEC5", "#B0BEC5", "#B0BEC5", "#B0BEC5", "#B0BEC5", "#B0BEC5", "#B0BEC5", "#B0BEC5", "#B0BEC5", "#B0BEC5", "#B0BEC5", "#B0BEC5", "#B0BEC5", "#B0BEC5", "#B0BEC5", "#B0BEC5", "#B0BEC5", "#B0BEC5", "#B0BEC5", "#B0BEC5", "#B0BEC5", "#B0BEC5", "#B0BEC5", "#B0BEC5", "#B0BEC5", "#B0BEC5", "#B0BEC5", "#B0BEC5", "#B0BEC5", "#B0BEC5", "#B0BEC5", "#B0BEC5", "red", "#B0BEC5", "#B0BEC5", "#B0BEC5", "#B0BEC5", "#B0BEC5", "#B0BEC5", "#B0BEC5", "#B0BEC5", "#B0BEC5"]]}], "label": "Topic 39", "method": "update"}, {"args": [{"marker.color": [["#B0BEC5", "#B0BEC5", "#B0BEC5", "#B0BEC5", "#B0BEC5", "#B0BEC5", "#B0BEC5", "#B0BEC5", "#B0BEC5", "#B0BEC5", "#B0BEC5", "#B0BEC5", "#B0BEC5", "#B0BEC5", "#B0BEC5", "#B0BEC5", "#B0BEC5", "#B0BEC5", "#B0BEC5", "#B0BEC5", "#B0BEC5", "#B0BEC5", "#B0BEC5", "#B0BEC5", "#B0BEC5", "#B0BEC5", "#B0BEC5", "#B0BEC5", "#B0BEC5", "#B0BEC5", "#B0BEC5", "#B0BEC5", "#B0BEC5", "#B0BEC5", "#B0BEC5", "#B0BEC5", "#B0BEC5", "#B0BEC5", "#B0BEC5", "#B0BEC5", "red", "#B0BEC5", "#B0BEC5", "#B0BEC5", "#B0BEC5", "#B0BEC5", "#B0BEC5", "#B0BEC5", "#B0BEC5"]]}], "label": "Topic 40", "method": "update"}, {"args": [{"marker.color": [["#B0BEC5", "#B0BEC5", "#B0BEC5", "#B0BEC5", "#B0BEC5", "#B0BEC5", "#B0BEC5", "#B0BEC5", "#B0BEC5", "#B0BEC5", "#B0BEC5", "#B0BEC5", "#B0BEC5", "#B0BEC5", "#B0BEC5", "#B0BEC5", "#B0BEC5", "#B0BEC5", "#B0BEC5", "#B0BEC5", "#B0BEC5", "#B0BEC5", "#B0BEC5", "#B0BEC5", "#B0BEC5", "#B0BEC5", "#B0BEC5", "#B0BEC5", "#B0BEC5", "#B0BEC5", "#B0BEC5", "#B0BEC5", "#B0BEC5", "#B0BEC5", "#B0BEC5", "#B0BEC5", "#B0BEC5", "#B0BEC5", "#B0BEC5", "#B0BEC5", "#B0BEC5", "red", "#B0BEC5", "#B0BEC5", "#B0BEC5", "#B0BEC5", "#B0BEC5", "#B0BEC5", "#B0BEC5"]]}], "label": "Topic 41", "method": "update"}, {"args": [{"marker.color": [["#B0BEC5", "#B0BEC5", "#B0BEC5", "#B0BEC5", "#B0BEC5", "#B0BEC5", "#B0BEC5", "#B0BEC5", "#B0BEC5", "#B0BEC5", "#B0BEC5", "#B0BEC5", "#B0BEC5", "#B0BEC5", "#B0BEC5", "#B0BEC5", "#B0BEC5", "#B0BEC5", "#B0BEC5", "#B0BEC5", "#B0BEC5", "#B0BEC5", "#B0BEC5", "#B0BEC5", "#B0BEC5", "#B0BEC5", "#B0BEC5", "#B0BEC5", "#B0BEC5", "#B0BEC5", "#B0BEC5", "#B0BEC5", "#B0BEC5", "#B0BEC5", "#B0BEC5", "#B0BEC5", "#B0BEC5", "#B0BEC5", "#B0BEC5", "#B0BEC5", "#B0BEC5", "#B0BEC5", "red", "#B0BEC5", "#B0BEC5", "#B0BEC5", "#B0BEC5", "#B0BEC5", "#B0BEC5"]]}], "label": "Topic 42", "method": "update"}, {"args": [{"marker.color": [["#B0BEC5", "#B0BEC5", "#B0BEC5", "#B0BEC5", "#B0BEC5", "#B0BEC5", "#B0BEC5", "#B0BEC5", "#B0BEC5", "#B0BEC5", "#B0BEC5", "#B0BEC5", "#B0BEC5", "#B0BEC5", "#B0BEC5", "#B0BEC5", "#B0BEC5", "#B0BEC5", "#B0BEC5", "#B0BEC5", "#B0BEC5", "#B0BEC5", "#B0BEC5", "#B0BEC5", "#B0BEC5", "#B0BEC5", "#B0BEC5", "#B0BEC5", "#B0BEC5", "#B0BEC5", "#B0BEC5", "#B0BEC5", "#B0BEC5", "#B0BEC5", "#B0BEC5", "#B0BEC5", "#B0BEC5", "#B0BEC5", "#B0BEC5", "#B0BEC5", "#B0BEC5", "#B0BEC5", "#B0BEC5", "red", "#B0BEC5", "#B0BEC5", "#B0BEC5", "#B0BEC5", "#B0BEC5"]]}], "label": "Topic 43", "method": "update"}, {"args": [{"marker.color": [["#B0BEC5", "#B0BEC5", "#B0BEC5", "#B0BEC5", "#B0BEC5", "#B0BEC5", "#B0BEC5", "#B0BEC5", "#B0BEC5", "#B0BEC5", "#B0BEC5", "#B0BEC5", "#B0BEC5", "#B0BEC5", "#B0BEC5", "#B0BEC5", "#B0BEC5", "#B0BEC5", "#B0BEC5", "#B0BEC5", "#B0BEC5", "#B0BEC5", "#B0BEC5", "#B0BEC5", "#B0BEC5", "#B0BEC5", "#B0BEC5", "#B0BEC5", "#B0BEC5", "#B0BEC5", "#B0BEC5", "#B0BEC5", "#B0BEC5", "#B0BEC5", "#B0BEC5", "#B0BEC5", "#B0BEC5", "#B0BEC5", "#B0BEC5", "#B0BEC5", "#B0BEC5", "#B0BEC5", "#B0BEC5", "#B0BEC5", "red", "#B0BEC5", "#B0BEC5", "#B0BEC5", "#B0BEC5"]]}], "label": "Topic 44", "method": "update"}, {"args": [{"marker.color": [["#B0BEC5", "#B0BEC5", "#B0BEC5", "#B0BEC5", "#B0BEC5", "#B0BEC5", "#B0BEC5", "#B0BEC5", "#B0BEC5", "#B0BEC5", "#B0BEC5", "#B0BEC5", "#B0BEC5", "#B0BEC5", "#B0BEC5", "#B0BEC5", "#B0BEC5", "#B0BEC5", "#B0BEC5", "#B0BEC5", "#B0BEC5", "#B0BEC5", "#B0BEC5", "#B0BEC5", "#B0BEC5", "#B0BEC5", "#B0BEC5", "#B0BEC5", "#B0BEC5", "#B0BEC5", "#B0BEC5", "#B0BEC5", "#B0BEC5", "#B0BEC5", "#B0BEC5", "#B0BEC5", "#B0BEC5", "#B0BEC5", "#B0BEC5", "#B0BEC5", "#B0BEC5", "#B0BEC5", "#B0BEC5", "#B0BEC5", "#B0BEC5", "red", "#B0BEC5", "#B0BEC5", "#B0BEC5"]]}], "label": "Topic 45", "method": "update"}, {"args": [{"marker.color": [["#B0BEC5", "#B0BEC5", "#B0BEC5", "#B0BEC5", "#B0BEC5", "#B0BEC5", "#B0BEC5", "#B0BEC5", "#B0BEC5", "#B0BEC5", "#B0BEC5", "#B0BEC5", "#B0BEC5", "#B0BEC5", "#B0BEC5", "#B0BEC5", "#B0BEC5", "#B0BEC5", "#B0BEC5", "#B0BEC5", "#B0BEC5", "#B0BEC5", "#B0BEC5", "#B0BEC5", "#B0BEC5", "#B0BEC5", "#B0BEC5", "#B0BEC5", "#B0BEC5", "#B0BEC5", "#B0BEC5", "#B0BEC5", "#B0BEC5", "#B0BEC5", "#B0BEC5", "#B0BEC5", "#B0BEC5", "#B0BEC5", "#B0BEC5", "#B0BEC5", "#B0BEC5", "#B0BEC5", "#B0BEC5", "#B0BEC5", "#B0BEC5", "#B0BEC5", "red", "#B0BEC5", "#B0BEC5"]]}], "label": "Topic 46", "method": "update"}, {"args": [{"marker.color": [["#B0BEC5", "#B0BEC5", "#B0BEC5", "#B0BEC5", "#B0BEC5", "#B0BEC5", "#B0BEC5", "#B0BEC5", "#B0BEC5", "#B0BEC5", "#B0BEC5", "#B0BEC5", "#B0BEC5", "#B0BEC5", "#B0BEC5", "#B0BEC5", "#B0BEC5", "#B0BEC5", "#B0BEC5", "#B0BEC5", "#B0BEC5", "#B0BEC5", "#B0BEC5", "#B0BEC5", "#B0BEC5", "#B0BEC5", "#B0BEC5", "#B0BEC5", "#B0BEC5", "#B0BEC5", "#B0BEC5", "#B0BEC5", "#B0BEC5", "#B0BEC5", "#B0BEC5", "#B0BEC5", "#B0BEC5", "#B0BEC5", "#B0BEC5", "#B0BEC5", "#B0BEC5", "#B0BEC5", "#B0BEC5", "#B0BEC5", "#B0BEC5", "#B0BEC5", "#B0BEC5", "red", "#B0BEC5"]]}], "label": "Topic 47", "method": "update"}, {"args": [{"marker.color": [["#B0BEC5", "#B0BEC5", "#B0BEC5", "#B0BEC5", "#B0BEC5", "#B0BEC5", "#B0BEC5", "#B0BEC5", "#B0BEC5", "#B0BEC5", "#B0BEC5", "#B0BEC5", "#B0BEC5", "#B0BEC5", "#B0BEC5", "#B0BEC5", "#B0BEC5", "#B0BEC5", "#B0BEC5", "#B0BEC5", "#B0BEC5", "#B0BEC5", "#B0BEC5", "#B0BEC5", "#B0BEC5", "#B0BEC5", "#B0BEC5", "#B0BEC5", "#B0BEC5", "#B0BEC5", "#B0BEC5", "#B0BEC5", "#B0BEC5", "#B0BEC5", "#B0BEC5", "#B0BEC5", "#B0BEC5", "#B0BEC5", "#B0BEC5", "#B0BEC5", "#B0BEC5", "#B0BEC5", "#B0BEC5", "#B0BEC5", "#B0BEC5", "#B0BEC5", "#B0BEC5", "#B0BEC5", "red"]]}], "label": "Topic 48", "method": "update"}]}], "title": {"font": {"color": "Black", "size": 22}, "text": "<b>Intertopic Distance Map</b>", "x": 0.5, "xanchor": "center", "y": 0.95, "yanchor": "top"}, "width": 650, "xaxis": {"anchor": "y", "domain": [0, 1], "range": [-10.81, 16.28], "title": {"text": ""}, "visible": false}, "yaxis": {"anchor": "x", "domain": [0, 1], "range": [-10.19, 23.9], "title": {"text": ""}, "visible": false}}}
